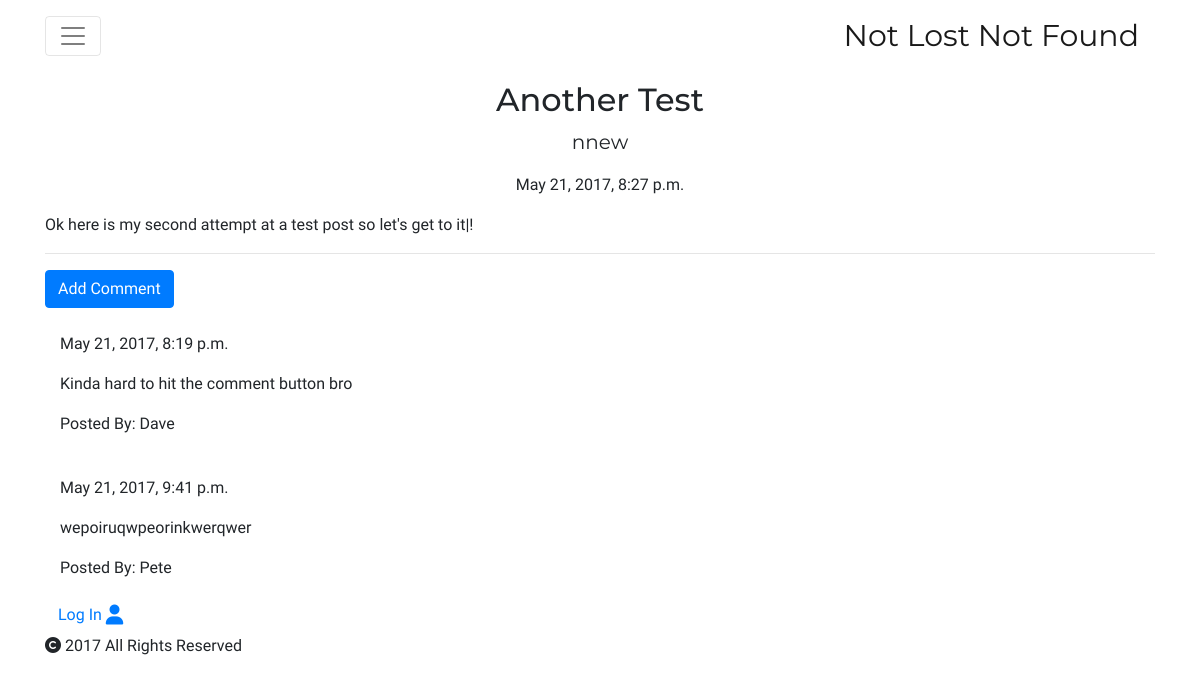
Screenshot of /post/2 with the database file from the repository.
### blog/models.py (models this page shows, shortened)
class Post(models.Model):
	author = models.ForeignKey('auth.User')
	title = models.CharField(max_length=200)
	text = RichTextUploadingField()
	feature = models.ImageField(upload_to='uploads/%Y/%m/%d',blank=True)
	create_date = models.DateTimeField(default=timezone.now)
	published_date = models.DateTimeField(blank=True,null=True)

class Comment(models.Model):
	post = models.ForeignKey('blog.Post',related_name='comments')
	author = models.CharField(max_length=200)
	text = models.TextField()
	create_date = models.DateTimeField(default=timezone.now)
	approved_comment = models.BooleanField(default=False)

### blog/views.py (the view)
class PostDetailView(DetailView):
	model = Post

### blog/templates/blog/post_detail.html (shortened to what this page needs)
{% extends "blog/base.html" %}
{% load tz %}
{% block content %}
	<h1 class="postTitle">{{ post.title|title }}</h1>
	<p class="postAuthor">{{ post.author }}</p>
	{% if post.published_date %}
		<p class="date postdate">{{ post.published_date|localtime }}</p>
	{% else %}
		<a href="{% url 'post_publish' pk=post.pk %}" class="btn btn-primary">Publish</a>
	{% endif %}
	<p class="postcontent">{{ post.text|safe|linebreaksbr }}</p>
	<hr>
	{% if post.published_date %}
	<a href="{% url 'add_comment_to_post' pk=post.pk %}" class="btn btn-primary btn-comment">Add Comment</a>
	<div class="container" id="comments">
		{% for comment in post.comments.all %}
			<br>
			{% if user.is_authenticated or comment.approved_comment %}
				<p>
					{{ comment.create_date }}
				</p>
				<p>{{ comment.text|safe|linebreaks }}</p>
				<p>Posted By: {{ comment.author }}</p>
			{% endif %}
			{% empty %}
			<p>No Comments</p>
		{% endfor %}
	</div>
	{% endif %}
{% endblock content %}

### blog/static/css/blog.css (style rules this page uses)
body { font-family: 'PT Sans', sans-serif; }
h1 { font-family: 'Montserrat', sans-serif; }
.postTitle { font-family: 'Montserrat', sans-serif; font-size: 2em; text-align: center; }
.postAuthor { font-family: 'Montserrat', sans-serif; font-size: 1.25em; text-align: center; }
.postdate { text-align: center; }

### rows the page displays
Post: title "Another Test", author "nnew", published_date "May 21, 2017, 8:27 p.m.", text "Ok here is my second attempt at a test post so let's get to it|!"
Comment: create_date "May 21, 2017, 8:19 p.m.", text "Kinda hard to hit the comment button bro", author "Dave"
Comment: create_date "May 21, 2017, 9:41 p.m.", text "wepoiruqwpeorinkwerqwer", author "Pete"
